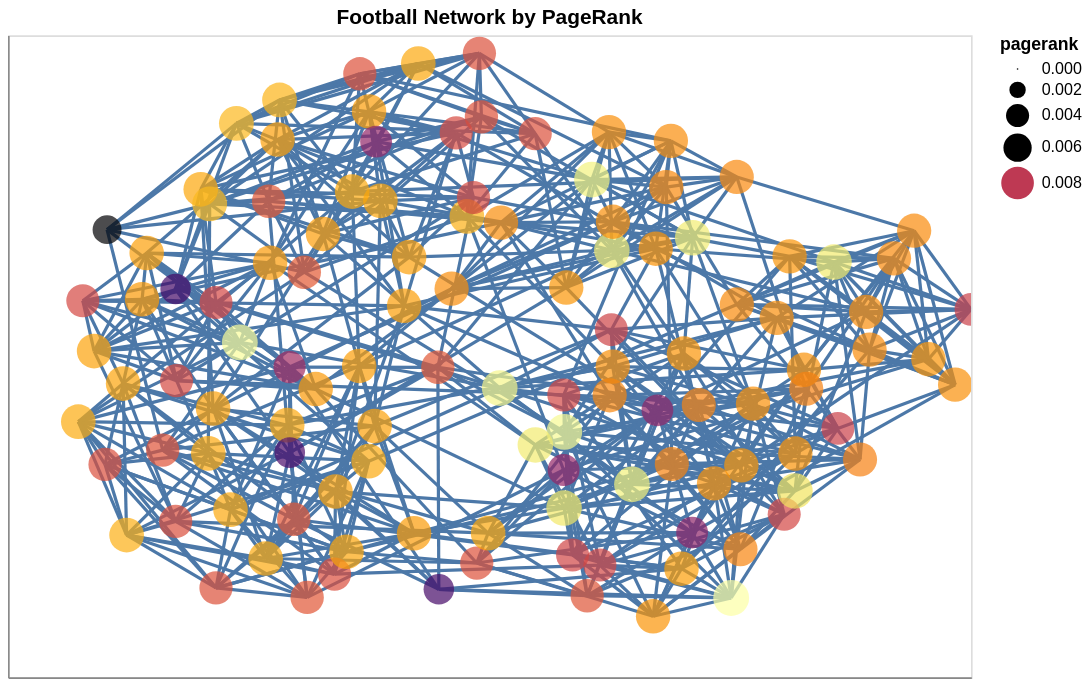

The notebook cell saved with this chart:
### Markdown cell above
### PageRank 

Suposició: Els nodes importants són aquells que tenen molts enllaços entrants (in-links) de nodos importants.

Algorisme:

    Comença amb un node aleatori. 
    Atribueix a tots els nodes una valor de 1/n. 
    Escull una enllaç de sortida aleatoriament i segueix-lo fins el següent node. 
    Apliqui l'actualització de PageRank: cada node dona una part igual del seu PageRank actual a tots els nodes a què està conectat. 
    El nou valor de PageRank de cada node és la suma de tots els PageRanks que li reb d'altres nodes. 
    Repetir k vegades.

Aquest és famós algorisme anomenat PageRank de Google. Mesura l'importància de les pàgines web a partir de l'estructura de hiperenllaços. Otorga una puntuació d'importància a cada node en funció del nombre de vincles que reben d'altres webs. En xarxes grans, el PageRank escalat és preferit perquè introduei un "paràmetre d'atenuació" alfa. Aquest és una probabilitat de triar de manera aleatòria un enllaç de sortida qualsevol. És especialment útil quan hi ha un bucle tancat d'enllaços sortints en una xarxa.

### Code cell
fig, (ax1,ax2) = plt.subplots(1,2,figsize=(16, 12))
ax1 = sns.barplot(x='PageRank', y='Team', data=metric_main_df.sort_values(by='PageRank', ascending=False)['PageRank'].reset_index().rename(columns={'index': 'Team'})[:15], palette='rocket_r', ax=ax1)
ax2 = sns.barplot(x='PageRank', y='Team', data=metric_main_df.sort_values(by='PageRank', ascending=False)['PageRank'].reset_index().rename(columns={'index': 'Team'})[-15:], palette='mako', ax=ax2)
ax1.set(title="Top 15 teams based on PageRank")
ax2.set(title="Bottom 15 teams based on PageRank")
ax2.yaxis.set_label_position("right")
ax2.yaxis.tick_right()
plt.show()

n = n.mark_circle().encode(
        color=alt.Color('pagerank:Q', scale=alt.Scale(scheme='inferno')), 
        size=alt.Size('pagerank:Q',
                     scale=alt.Scale(range=[1,500])),
        tooltip=[alt.Tooltip('name'), alt.Tooltip('degree')]
        ).interactive()
e = e.mark_line().encode()

(e+n).properties(width=600,height=400, title='Football Network by PageRank')

### Figure 1 — Vega-Lite specification as saved in the notebook (floating-point values rounded to 4 significant figures; data arrays with more than 128 entries replaced by an {"elided": "..."} marker saying what was removed)
{"config": {"view": {"continuousWidth": 300, "continuousHeight": 300}}, "layer": [{"data": {"name": "data-c6e45f55288c418d95e0f765ffafb300"}, "mark": {"type": "line"}, "encoding": {"detail": {"field": "edge", "type": "quantitative"}, "x": {"axis": {"grid": false, "labels": false, "ticks": false, "title": ""}, "field": "x", "type": "quantitative"}, "y": {"axis": {"grid": false, "labels": false, "ticks": false, "title": ""}, "field": "y", "type": "quantitative"}}}, {"data": {"name": "data-54b6a065e8839618c9e9409270bf47f9"}, "mark": {"type": "circle"}, "encoding": {"color": {"field": "pagerank", "scale": {"scheme": "inferno"}, "type": "quantitative"}, "size": {"field": "pagerank", "scale": {"range": [1, 500]}, "type": "quantitative"}, "tooltip": [{"field": "name", "type": "nominal"}, {"field": "degree", "type": "quantitative"}], "x": {"axis": {"grid": false, "labels": false, "ticks": false}, "field": "x", "type": "quantitative"}, "y": {"axis": {"grid": false, "labels": false, "ticks": false}, "field": "y", "type": "quantitative"}}, "name": "view_11"}], "height": 400, "params": [{"name": "param_11", "select": {"type": "interval", "encodings": ["x", "y"]}, "bind": "scales", "views": ["view_11"]}, {"name": "param_12", "select": {"type": "interval", "encodings": ["x", "y"]}, "bind": "scales", "views": ["view_11"]}], "title": "Football Network by PageRank", "width": 600, "$schema": "https://vega.github.io/schema/vega-lite/v5.8.0.json", "datasets": {"data-c6e45f55288c418d95e0f765ffafb300": {"elided": "1226 records"}, "data-54b6a065e8839618c9e9409270bf47f9": [{"closeness_centrality": 0.4238, "betweenness_centrality": 0.03249, "degree": 12, "x": 0.02114, "hubs": 0.01009, "authorities": 0.01009, "name": "BrighamYoung", "eigenvector_centrality": 0.1065, "pagerank": 0.009588, "degree_centrality": 0.1053, "value": 7, "y": -0.09886}, {"closeness_centrality": 0.413, "betweenness_centrality": 0.01762, "degree": 12, "x": -0.5185, "hubs": 0.009132, "authorities": 0.009132, "name": "FloridaState", "eigenvector_centrality": 0.09639, "pagerank": 0.009641, "degree_centrality": 0.1053, "value": 0, "y": 0.04338}, {"closeness_centrality": 0.4071, "betweenness_centrality": 0.01312, "degree": 12, "x": 0.4219, "hubs": 0.01102, "authorities": 0.01102, "name": "Iowa", "eigenvector_centrality": 0.1163, "pagerank": 0.009509, "degree_centrality": 0.1053, "value": 2, "y": 0.3695}, {"closeness_centrality": 0.4207, "betweenness_centrality": 0.02307, "degree": 12, "x": 0.1554, "hubs": 0.01007, "authorities": 0.01007, "name": "KansasState", "eigenvector_centrality": 0.1062, "pagerank": 0.009617, "degree_centrality": 0.1053, "value": 3, "y": -0.2353}, {"closeness_centrality": 0.4028, "betweenness_centrality": 0.01066, "degree": 11, "x": 0.523, "hubs": 0.009589, "authorities": 0.009589, "name": "NewMexico", "eigenvector_centrality": 0.1012, "pagerank": 0.008887, "degree_centrality": 0.09649, "value": 7, "y": -0.3398}, {"closeness_centrality": 0.3838, "betweenness_centrality": 0.01066, "degree": 12, "x": 0.5019, "hubs": 0.009692, "authorities": 0.009692, "name": "TexasTech", "eigenvector_centrality": 0.1023, "pagerank": 0.009677, "degree_centrality": 0.1053, "value": 3, "y": -0.7527}, {"closeness_centrality": 0.4254, "betweenness_centrality": 0.01968, "degree": 12, "x": 0.2126, "hubs": 0.01069, "authorities": 0.01069, "name": "PennState", "eigenvector_centrality": 0.1129, "pagerank": 0.009548, "degree_centrality": 0.1053, "value": 2, "y": 0.5506}, {"closeness_centrality": 0.4014, "betweenness_centrality": 0.01456, "degree": 12, "x": 0.7154, "hubs": 0.01144, "authorities": 0.01144, "name": "SouthernCalifornia", "eigenvector_centrality": 0.1207, "pagerank": 0.009491, "degree_centrality": 0.1053, "value": 8, "y": 0.2935}, {"closeness_centrality": 0.3608, "betweenness_centrality": 0.005009, "degree": 11, "x": 0.967, "hubs": 0.01022, "authorities": 0.01022, "name": "ArizonaState", "eigenvector_centrality": 0.1078, "pagerank": 0.008844, "degree_centrality": 0.09649, "value": 8, "y": -0.08838}, {"closeness_centrality": 0.3972, "betweenness_centrality": 0.01183, "degree": 11, "x": 0.5964, "hubs": 0.0101, "authorities": 0.0101, "name": "SanDiegoState", "eigenvector_centrality": 0.1065, "pagerank": 0.008836, "degree_centrality": 0.09649, "value": 7, "y": 0.1197}, {"closeness_centrality": 0.3813, "betweenness_centrality": 0.006908, "degree": 10, "x": 0.612, "hubs": 0.008553, "authorities": 0.008553, "name": "Baylor", "eigenvector_centrality": 0.09026, "pagerank": 0.008212, "degree_centrality": 0.08772, "value": 3, "y": -0.4921}, {"closeness_centrality": 0.4028, "betweenness_centrality": 0.0114, "degree": 10, "x": 0.2028, "hubs": 0.007569, "authorities": 0.007569, "name": "NorthTexas", "eigenvector_centrality": 0.07987, "pagerank": 0.008345, "degree_centrality": 0.08772, "value": 10, "y": -0.7459}, {"closeness_centrality": 0.3904, "betweenness_centrality": 0.01014, "degree": 10, "x": -0.4587, "hubs": 0.006738, "authorities": 0.006738, "name": "NorthernIllinois", "eigenvector_centrality": 0.07111, "pagerank": 0.008382, "degree_centrality": 0.08772, "value": 6, "y": 0.4831}, {"closeness_centrality": 0.4207, "betweenness_centrality": 0.01729, "degree": 11, "x": 0.0239, "hubs": 0.01004, "authorities": 0.01004, "name": "Northwestern", "eigenvector_centrality": 0.106, "pagerank": 0.008828, "degree_centrality": 0.09649, "value": 2, "y": 0.4166}, {"closeness_centrality": 0.3851, "betweenness_centrality": 0.007074, "degree": 10, "x": -0.01687, "hubs": 0.007261, "authorities": 0.007261, "name": "WesternMichigan", "eigenvector_centrality": 0.07663, "pagerank": 0.008323, "degree_centrality": 0.08772, "value": 6, "y": 0.746}, {"closeness_centrality": 0.4238, "betweenness_centrality": 0.0209, "degree": 12, "x": 0.254, "hubs": 0.01102, "authorities": 0.01102, "name": "Wisconsin", "eigenvector_centrality": 0.1163, "pagerank": 0.00951, "degree_centrality": 0.1053, "value": 2, "y": 0.3303}, {"closeness_centrality": 0.4238, "betweenness_centrality": 0.02221, "degree": 11, "x": 0.2559, "hubs": 0.009836, "authorities": 0.009836, "name": "Wyoming", "eigenvector_centrality": 0.1038, "pagerank": 0.008848, "degree_centrality": 0.09649, "value": 7, "y": -0.03191}, {"closeness_centrality": 0.4116, "betweenness_centrality": 0.0166, "degree": 11, "x": -0.4202, "hubs": 0.00775, "authorities": 0.00775, "name": "Auburn", "eigenvector_centrality": 0.08179, "pagerank": 0.009018, "degree_centrality": 0.09649, "value": 9, "y": -0.2146}, {"closeness_centrality": 0.38, "betweenness_centrality": 0.008493, "degree": 11, "x": -0.5257, "hubs": 0.007118, "authorities": 0.007118, "name": "Akron", "eigenvector_centrality": 0.07512, "pagerank": 0.009132, "degree_centrality": 0.09649, "value": 6, "y": 0.7257}, {"closeness_centrality": 0.3904, "betweenness_centrality": 0.009759, "degree": 11, "x": -0.5997, "hubs": 0.00791, "authorities": 0.00791, "name": "VirginiaTech", "eigenvector_centrality": 0.08348, "pagerank": 0.009006, "degree_centrality": 0.09649, "value": 1, "y": 0.5202}, {"closeness_centrality": 0.4028, "betweenness_centrality": 0.02305, "degree": 11, "x": -0.251, "hubs": 0.007695, "authorities": 0.007695, "name": "Alabama", "eigenvector_centrality": 0.08122, "pagerank": 0.00903, "degree_centrality": 0.09649, "value": 9, "y": -0.3266}, {"closeness_centrality": 0.3972, "betweenness_centrality": 0.02213, "degree": 11, "x": 0.5137, "hubs": 0.01042, "authorities": 0.01042, "name": "UCLA", "eigenvector_centrality": 0.11, "pagerank": 0.008813, "degree_centrality": 0.09649, "value": 8, "y": 0.1615}, {"closeness_centrality": 0.3677, "betweenness_centrality": 0.006733, "degree": 11, "x": 0.8819, "hubs": 0.01046, "authorities": 0.01046, "name": "Arizona", "eigenvector_centrality": 0.1103, "pagerank": 0.008813, "degree_centrality": 0.09649, "value": 8, "y": 0.3912}, {"closeness_centrality": 0.3851, "betweenness_centrality": 0.007589, "degree": 11, "x": 0.6531, "hubs": 0.009901, "authorities": 0.009901, "name": "Utah", "eigenvector_centrality": 0.1045, "pagerank": 0.008861, "degree_centrality": 0.09649, "value": 7, "y": -0.04197}, {"closeness_centrality": 0.4238, "betweenness_centrality": 0.0207, "degree": 10, "x": -0.02655, "hubs": 0.007611, "authorities": 0.007611, "name": "ArkansasState", "eigenvector_centrality": 0.08032, "pagerank": 0.008311, "degree_centrality": 0.08772, "value": 10, "y": -0.6439}, {"closeness_centrality": 0.413, "betweenness_centrality": 0.01778, "degree": 11, "x": -0.361, "hubs": 0.008848, "authorities": 0.008848, "name": "NorthCarolinaState", "eigenvector_centrality": 0.09338, "pagerank": 0.008909, "degree_centrality": 0.09649, "value": 0, "y": -0.102}, {"closeness_centrality": 0.3986, "betweenness_centrality": 0.017, "degree": 10, "x": -0.3847, "hubs": 0.006719, "authorities": 0.006719, "name": "BallState", "eigenvector_centrality": 0.07092, "pagerank": 0.008392, "degree_centrality": 0.08772, "value": 6, "y": 0.2619}, {"closeness_centrality": 0.3826, "betweenness_centrality": 0.01066, "degree": 11, "x": -0.854, "hubs": 0.007534, "authorities": 0.007534, "name": "Florida", "eigenvector_centrality": 0.07951, "pagerank": 0.009035, "degree_centrality": 0.09649, "value": 9, "y": -0.2036}, {"closeness_centrality": 0.4086, "betweenness_centrality": 0.01817, "degree": 9, "x": 0.1538, "hubs": 0.006644, "authorities": 0.006644, "name": "BoiseState", "eigenvector_centrality": 0.07011, "pagerank": 0.007636, "degree_centrality": 0.07895, "value": 11, "y": -0.3542}, {"closeness_centrality": 0.4, "betweenness_centrality": 0.009029, "degree": 11, "x": -0.2266, "hubs": 0.008126, "authorities": 0.008126, "name": "BostonCollege", "eigenvector_centrality": 0.08576, "pagerank": 0.008999, "degree_centrality": 0.09649, "value": 1, "y": 0.4843}, {"closeness_centrality": 0.4101, "betweenness_centrality": 0.01509, "degree": 11, "x": -0.167, "hubs": 0.008295, "authorities": 0.008295, "name": "WestVirginia", "eigenvector_centrality": 0.08755, "pagerank": 0.00896, "degree_centrality": 0.09649, "value": 1, "y": 0.3089}, {"closeness_centrality": 0.3787, "betweenness_centrality": 0.008418, "degree": 11, "x": -0.1479, "hubs": 0.007822, "authorities": 0.007822, "name": "BowlingGreenState", "eigenvector_centrality": 0.08255, "pagerank": 0.009018, "degree_centrality": 0.09649, "value": 6, "y": 0.9123}, {"closeness_centrality": 0.4101, "betweenness_centrality": 0.01488, "degree": 11, "x": 0.3671, "hubs": 0.01035, "authorities": 0.01035, "name": "Michigan", "eigenvector_centrality": 0.1092, "pagerank": 0.0088, "degree_centrality": 0.09649, "value": 2, "y": 0.5269}, {"closeness_centrality": 0.3878, "betweenness_centrality": 0.007354, "degree": 10, "x": -0.568, "hubs": 0.007899, "authorities": 0.007899, "name": "Virginia", "eigenvector_centrality": 0.08337, "pagerank": 0.008215, "degree_centrality": 0.08772, "value": 0, "y": 0.1677}, {"closeness_centrality": 0.3762, "betweenness_centrality": 0.008026, "degree": 11, "x": -0.4361, "hubs": 0.007278, "authorities": 0.007278, "name": "Buffalo", "eigenvector_centrality": 0.07682, "pagerank": 0.009101, "degree_centrality": 0.09649, "value": 6, "y": 0.7986}, {"closeness_centrality": 0.3972, "betweenness_centrality": 0.01548, "degree": 11, "x": -0.3458, "hubs": 0.008382, "authorities": 0.008382, "name": "Syracuse", "eigenvector_centrality": 0.08846, "pagerank": 0.00894, "degree_centrality": 0.09649, "value": 1, "y": 0.3813}, {"closeness_centrality": 0.4014, "betweenness_centrality": 0.01321, "degree": 8, "x": -0.652, "hubs": 0.00532, "authorities": 0.00532, "name": "CentralFlorida", "eigenvector_centrality": 0.05614, "pagerank": 0.006976, "degree_centrality": 0.07018, "value": 5, "y": 0.2096}, {"closeness_centrality": 0.3945, "betweenness_centrality": 0.009131, "degree": 11, "x": -0.8212, "hubs": 0.008152, "authorities": 0.008152, "name": "GeorgiaTech", "eigenvector_centrality": 0.08603, "pagerank": 0.008981, "degree_centrality": 0.09649, "value": 0, "y": 0.01623}, {"closeness_centrality": 0.4043, "betweenness_centrality": 0.02519, "degree": 11, "x": -0.04704, "hubs": 0.007627, "authorities": 0.007627, "name": "CentralMichigan", "eigenvector_centrality": 0.08049, "pagerank": 0.009069, "degree_centrality": 0.09649, "value": 6, "y": 0.4356}, {"closeness_centrality": 0.4071, "betweenness_centrality": 0.0107, "degree": 11, "x": 0.248, "hubs": 0.009891, "authorities": 0.009891, "name": "Purdue", "eigenvector_centrality": 0.1044, "pagerank": 0.008838, "degree_centrality": 0.09649, "value": 2, "y": 0.6986}, {"closeness_centrality": 0.3986, "betweenness_centrality": 0.01398, "degree": 11, "x": 0.6351, "hubs": 0.009758, "authorities": 0.009758, "name": "Colorado", "eigenvector_centrality": 0.103, "pagerank": 0.00887, "degree_centrality": 0.09649, "value": 3, "y": -0.3028}, {"closeness_centrality": 0.3958, "betweenness_centrality": 0.006439, "degree": 10, "x": 0.7234, "hubs": 0.009395, "authorities": 0.009395, "name": "ColoradoState", "eigenvector_centrality": 0.09914, "pagerank": 0.008127, "degree_centrality": 0.08772, "value": 7, "y": -0.2247}, {"closeness_centrality": 0.3701, "betweenness_centrality": 0.00779, "degree": 7, "x": -0.7943, "hubs": 0.004577, "authorities": 0.004577, "name": "Connecticut", "eigenvector_centrality": 0.04831, "pagerank": 0.006269, "degree_centrality": 0.0614, "value": 5, "y": 0.3946}, {"closeness_centrality": 0.3958, "betweenness_centrality": 0.0136, "degree": 11, "x": -0.5812, "hubs": 0.007065, "authorities": 0.007065, "name": "EasternMichigan", "eigenvector_centrality": 0.07457, "pagerank": 0.009144, "degree_centrality": 0.09649, "value": 6, "y": 0.4748}, {"closeness_centrality": 0.4, "betweenness_centrality": 0.01437, "degree": 11, "x": -0.5741, "hubs": 0.008148, "authorities": 0.008148, "name": "EastCarolina", "eigenvector_centrality": 0.08599, "pagerank": 0.008973, "degree_centrality": 0.09649, "value": 4, "y": -0.1626}, {"closeness_centrality": 0.3972, "betweenness_centrality": 0.01144, "degree": 11, "x": -0.7216, "hubs": 0.008579, "authorities": 0.008579, "name": "Duke", "eigenvector_centrality": 0.09054, "pagerank": 0.008918, "degree_centrality": 0.09649, "value": 0, "y": 0.1776}, {"closeness_centrality": 0.3931, "betweenness_centrality": 0.01035, "degree": 11, "x": 0.6578, "hubs": 0.01133, "authorities": 0.01133, "name": "FresnoState", "eigenvector_centrality": 0.1196, "pagerank": 0.00874, "degree_centrality": 0.09649, "value": 11, "y": -0.101}, {"closeness_centrality": 0.4057, "betweenness_centrality": 0.0151, "degree": 11, "x": 0.5134, "hubs": 0.01043, "authorities": 0.01043, "name": "OhioState", "eigenvector_centrality": 0.1101, "pagerank": 0.008795, "degree_centrality": 0.09649, "value": 2, "y": 0.5587}, {"closeness_centrality": 0.4101, "betweenness_centrality": 0.01779, "degree": 11, "x": -0.1567, "hubs": 0.008766, "authorities": 0.008766, "name": "Houston", "eigenvector_centrality": 0.09251, "pagerank": 0.008932, "degree_centrality": 0.09649, "value": 4, "y": -0.5513}, {"closeness_centrality": 0.4043, "betweenness_centrality": 0.009785, "degree": 11, "x": 0.3787, "hubs": 0.01111, "authorities": 0.01111, "name": "Rice", "eigenvector_centrality": 0.1172, "pagerank": 0.008755, "degree_centrality": 0.09649, "value": 11, "y": -0.3354}, {"closeness_centrality": 0.3986, "betweenness_centrality": 0.01437, "degree": 9, "x": 0.3486, "hubs": 0.007045, "authorities": 0.007045, "name": "Idaho", "eigenvector_centrality": 0.07434, "pagerank": 0.0076, "degree_centrality": 0.07895, "value": 10, "y": -0.1684}, {"closeness_centrality": 0.3945, "betweenness_centrality": 0.0149, "degree": 11, "x": 0.6232, "hubs": 0.00988, "authorities": 0.00988, "name": "Washington", "eigenvector_centrality": 0.1042, "pagerank": 0.008873, "degree_centrality": 0.09649, "value": 8, "y": 0.3111}, {"closeness_centrality": 0.3972, "betweenness_centrality": 0.009851, "degree": 10, "x": 0.1724, "hubs": 0.0088, "authorities": 0.0088, "name": "Kansas", "eigenvector_centrality": 0.09286, "pagerank": 0.008184, "degree_centrality": 0.08772, "value": 3, "y": -0.6186}, {"closeness_centrality": 0.4116, "betweenness_centrality": 0.01656, "degree": 12, "x": 0.1548, "hubs": 0.01162, "authorities": 0.01162, "name": "SouthernMethodist", "eigenvector_centrality": 0.1226, "pagerank": 0.009472, "degree_centrality": 0.1053, "value": 11, "y": -0.4728}, {"closeness_centrality": 0.3738, "betweenness_centrality": 0.003906, "degree": 10, "x": -0.02101, "hubs": 0.007204, "authorities": 0.007204, "name": "Kent", "eigenvector_centrality": 0.07603, "pagerank": 0.008302, "degree_centrality": 0.08772, "value": 6, "y": 0.9438}, {"closeness_centrality": 0.3931, "betweenness_centrality": 0.01173, "degree": 11, "x": -0.2502, "hubs": 0.008411, "authorities": 0.008411, "name": "Pittsburgh", "eigenvector_centrality": 0.08877, "pagerank": 0.008941, "degree_centrality": 0.09649, "value": 1, "y": 0.7629}, {"closeness_centrality": 0.3813, "betweenness_centrality": 0.00954, "degree": 10, "x": -0.7985, "hubs": 0.007159, "authorities": 0.007159, "name": "Kentucky", "eigenvector_centrality": 0.07555, "pagerank": 0.008289, "degree_centrality": 0.08772, "value": 9, "y": -0.3369}, {"closeness_centrality": 0.3972, "betweenness_centrality": 0.01038, "degree": 10, "x": -0.6788, "hubs": 0.007164, "authorities": 0.007164, "name": "Louisville", "eigenvector_centrality": 0.07561, "pagerank": 0.008331, "degree_centrality": 0.08772, "value": 4, "y": -0.2922}, {"closeness_centrality": 0.4368, "betweenness_centrality": 0.02882, "degree": 10, "x": -0.1073, "hubs": 0.0075, "authorities": 0.0075, "name": "LouisianaTech", "eigenvector_centrality": 0.07915, "pagerank": 0.008371, "degree_centrality": 0.08772, "value": 11, "y": -0.03414}, {"closeness_centrality": 0.3972, "betweenness_centrality": 0.01087, "degree": 8, "x": -0.4149, "hubs": 0.005171, "authorities": 0.005171, "name": "LouisianaMonroe", "eigenvector_centrality": 0.05457, "pagerank": 0.007029, "degree_centrality": 0.07018, "value": 10, "y": -0.3}, {"closeness_centrality": 0.4116, "betweenness_centrality": 0.0152, "degree": 11, "x": 0.1593, "hubs": 0.00966, "authorities": 0.00966, "name": "Minnesota", "eigenvector_centrality": 0.1019, "pagerank": 0.008888, "degree_centrality": 0.09649, "value": 2, "y": 0.2143}, {"closeness_centrality": 0.4043, "betweenness_centrality": 0.02076, "degree": 11, "x": -0.2853, "hubs": 0.007829, "authorities": 0.007829, "name": "MiamiOhio", "eigenvector_centrality": 0.08263, "pagerank": 0.009014, "degree_centrality": 0.09649, "value": 6, "y": 0.5131}, {"closeness_centrality": 0.3918, "betweenness_centrality": 0.0142, "degree": 11, "x": -0.761, "hubs": 0.007819, "authorities": 0.007819, "name": "Vanderbilt", "eigenvector_centrality": 0.08253, "pagerank": 0.008985, "degree_centrality": 0.09649, "value": 9, "y": -0.085}, {"closeness_centrality": 0.4191, "betweenness_centrality": 0.01829, "degree": 9, "x": -0.4153, "hubs": 0.005876, "authorities": 0.005876, "name": "MiddleTennesseeState", "eigenvector_centrality": 0.06202, "pagerank": 0.007749, "degree_centrality": 0.07895, "value": 10, "y": -0.03352}, {"closeness_centrality": 0.4176, "betweenness_centrality": 0.02037, "degree": 11, "x": 0.2564, "hubs": 0.01009, "authorities": 0.01009, "name": "Illinois", "eigenvector_centrality": 0.1065, "pagerank": 0.008842, "degree_centrality": 0.09649, "value": 2, "y": 0.4192}, {"closeness_centrality": 0.3958, "betweenness_centrality": 0.0101, "degree": 11, "x": -0.5379, "hubs": 0.007714, "authorities": 0.007714, "name": "MississippiState", "eigenvector_centrality": 0.08142, "pagerank": 0.009021, "degree_centrality": 0.09649, "value": 9, "y": -0.4778}, {"closeness_centrality": 0.4014, "betweenness_centrality": 0.0107, "degree": 11, "x": -0.4649, "hubs": 0.007809, "authorities": 0.007809, "name": "Memphis", "eigenvector_centrality": 0.08241, "pagerank": 0.009034, "degree_centrality": 0.09649, "value": 4, "y": -0.6299}, {"closeness_centrality": 0.4014, "betweenness_centrality": 0.01181, "degree": 12, "x": 0.6344, "hubs": 0.0121, "authorities": 0.0121, "name": "Nevada", "eigenvector_centrality": 0.1277, "pagerank": 0.009438, "degree_centrality": 0.1053, "value": 11, "y": -0.4194}, {"closeness_centrality": 0.3918, "betweenness_centrality": 0.01076, "degree": 11, "x": 0.7821, "hubs": 0.01044, "authorities": 0.01044, "name": "Oregon", "eigenvector_centrality": 0.1102, "pagerank": 0.008824, "degree_centrality": 0.09649, "value": 8, "y": 0.1386}, {"closeness_centrality": 0.4222, "betweenness_centrality": 0.02414, "degree": 11, "x": -0.002929, "hubs": 0.00846, "authorities": 0.00846, "name": "NewMexicoState", "eigenvector_centrality": 0.08927, "pagerank": 0.009007, "degree_centrality": 0.09649, "value": 10, "y": -0.5509}, {"closeness_centrality": 0.4043, "betweenness_centrality": 0.01519, "degree": 11, "x": -0.5841, "hubs": 0.007632, "authorities": 0.007632, "name": "SouthCarolina", "eigenvector_centrality": 0.08055, "pagerank": 0.009016, "degree_centrality": 0.09649, "value": 9, "y": -0.3024}, {"closeness_centrality": 0.3918, "betweenness_centrality": 0.01257, "degree": 10, "x": 0.09483, "hubs": 0.007283, "authorities": 0.007283, "name": "Ohio", "eigenvector_centrality": 0.07686, "pagerank": 0.008301, "degree_centrality": 0.08772, "value": 6, "y": 0.6936}, {"closeness_centrality": 0.4101, "betweenness_centrality": 0.0163, "degree": 11, "x": 0.4037, "hubs": 0.009571, "authorities": 0.009571, "name": "IowaState", "eigenvector_centrality": 0.101, "pagerank": 0.008882, "degree_centrality": 0.09649, "value": 3, "y": 0.008722}, {"closeness_centrality": 0.3851, "betweenness_centrality": 0.008117, "degree": 11, "x": 0.7695, "hubs": 0.01136, "authorities": 0.01136, "name": "SanJoseState", "eigenvector_centrality": 0.1199, "pagerank": 0.008737, "degree_centrality": 0.09649, "value": 11, "y": -0.3213}, {"closeness_centrality": 0.4, "betweenness_centrality": 0.01017, "degree": 11, "x": 0.5472, "hubs": 0.00989, "authorities": 0.00989, "name": "Nebraska", "eigenvector_centrality": 0.1044, "pagerank": 0.008853, "degree_centrality": 0.09649, "value": 3, "y": -0.1472}, {"closeness_centrality": 0.3972, "betweenness_centrality": 0.01168, "degree": 10, "x": -0.322, "hubs": 0.007361, "authorities": 0.007361, "name": "SouthernMississippi", "eigenvector_centrality": 0.07768, "pagerank": 0.008287, "degree_centrality": 0.08772, "value": 4, "y": -0.6788}, {"closeness_centrality": 0.3787, "betweenness_centrality": 0.005947, "degree": 11, "x": -0.7537, "hubs": 0.007323, "authorities": 0.007323, "name": "Tennessee", "eigenvector_centrality": 0.07729, "pagerank": 0.009069, "degree_centrality": 0.09649, "value": 9, "y": -0.5569}, {"closeness_centrality": 0.3918, "betweenness_centrality": 0.0119, "degree": 11, "x": 0.7893, "hubs": 0.01043, "authorities": 0.01043, "name": "Stanford", "eigenvector_centrality": 0.1101, "pagerank": 0.008816, "degree_centrality": 0.09649, "value": 8, "y": 0.02079}, {"closeness_centrality": 0.3666, "betweenness_centrality": 0.005523, "degree": 11, "x": 0.9115, "hubs": 0.009885, "authorities": 0.009885, "name": "WashingtonState", "eigenvector_centrality": 0.1043, "pagerank": 0.008883, "degree_centrality": 0.09649, "value": 8, "y": -0.008956}, {"closeness_centrality": 0.3918, "betweenness_centrality": 0.008171, "degree": 11, "x": -0.4402, "hubs": 0.008185, "authorities": 0.008185, "name": "Temple", "eigenvector_centrality": 0.08639, "pagerank": 0.008959, "degree_centrality": 0.09649, "value": 1, "y": 0.6751}, {"closeness_centrality": 0.4351, "betweenness_centrality": 0.02916, "degree": 11, "x": -0.1773, "hubs": 0.008567, "authorities": 0.008567, "name": "Navy", "eigenvector_centrality": 0.09041, "pagerank": 0.008949, "degree_centrality": 0.09649, "value": 5, "y": 0.1574}, {"closeness_centrality": 0.4057, "betweenness_centrality": 0.01151, "degree": 11, "x": 0.4664, "hubs": 0.009791, "authorities": 0.009791, "name": "TexasA&M", "eigenvector_centrality": 0.1033, "pagerank": 0.008861, "degree_centrality": 0.09649, "value": 3, "y": -0.3958}, {"closeness_centrality": 0.4222, "betweenness_centrality": 0.03353, "degree": 11, "x": 0.3453, "hubs": 0.009563, "authorities": 0.009563, "name": "NotreDame", "eigenvector_centrality": 0.1009, "pagerank": 0.008864, "degree_centrality": 0.09649, "value": 5, "y": 0.3351}, {"closeness_centrality": 0.3945, "betweenness_centrality": 0.006637, "degree": 11, "x": 0.5212, "hubs": 0.01104, "authorities": 0.01104, "name": "TexasElPaso", "eigenvector_centrality": 0.1165, "pagerank": 0.008764, "degree_centrality": 0.09649, "value": 11, "y": -0.601}, {"closeness_centrality": 0.3851, "betweenness_centrality": 0.007433, "degree": 11, "x": 0.3398, "hubs": 0.00968, "authorities": 0.00968, "name": "Oklahoma", "eigenvector_centrality": 0.1021, "pagerank": 0.008881, "degree_centrality": 0.09649, "value": 3, "y": -0.8099}, {"closeness_centrality": 0.3931, "betweenness_centrality": 0.008034, "degree": 9, "x": -0.2356, "hubs": 0.00646, "authorities": 0.00646, "name": "Toledo", "eigenvector_centrality": 0.06817, "pagerank": 0.007617, "degree_centrality": 0.07895, "value": 6, "y": 0.6686}, {"closeness_centrality": 0.4101, "betweenness_centrality": 0.01238, "degree": 11, "x": -0.3199, "hubs": 0.00833, "authorities": 0.00833, "name": "Tulane", "eigenvector_centrality": 0.08791, "pagerank": 0.008983, "degree_centrality": 0.09649, "value": 4, "y": -0.4213}, {"closeness_centrality": 0.4086, "betweenness_centrality": 0.0142, "degree": 11, "x": -0.297, "hubs": 0.007942, "authorities": 0.007942, "name": "Mississippi", "eigenvector_centrality": 0.08382, "pagerank": 0.008995, "degree_centrality": 0.09649, "value": 9, "y": -0.6088}, {"closeness_centrality": 0.4302, "betweenness_centrality": 0.02008, "degree": 12, "x": 0.09517, "hubs": 0.01149, "authorities": 0.01149, "name": "Tulsa", "eigenvector_centrality": 0.1213, "pagerank": 0.009495, "degree_centrality": 0.1053, "value": 11, "y": -0.2761}, {"closeness_centrality": 0.4043, "betweenness_centrality": 0.01716, "degree": 11, "x": -0.4557, "hubs": 0.008667, "authorities": 0.008667, "name": "NorthCarolina", "eigenvector_centrality": 0.09147, "pagerank": 0.008919, "degree_centrality": 0.09649, "value": 0, "y": 0.2914}, {"closeness_centrality": 0.3918, "betweenness_centrality": 0.00862, "degree": 9, "x": 0.4207, "hubs": 0.007164, "authorities": 0.007164, "name": "UtahState", "eigenvector_centrality": 0.0756, "pagerank": 0.007587, "degree_centrality": 0.07895, "value": 5, "y": -0.5493}, {"closeness_centrality": 0.4161, "betweenness_centrality": 0.01654, "degree": 11, "x": -0.2385, "hubs": 0.008323, "authorities": 0.008323, "name": "Army", "eigenvector_centrality": 0.08784, "pagerank": 0.008968, "degree_centrality": 0.09649, "value": 4, "y": -0.2174}, {"closeness_centrality": 0.4238, "betweenness_centrality": 0.02384, "degree": 11, "x": -0.2707, "hubs": 0.00852, "authorities": 0.00852, "name": "Cincinnati", "eigenvector_centrality": 0.08992, "pagerank": 0.008947, "degree_centrality": 0.09649, "value": 4, "y": -0.02995}, {"closeness_centrality": 0.4086, "betweenness_centrality": 0.01395, "degree": 10, "x": 0.253, "hubs": 0.008918, "authorities": 0.008918, "name": "AirForce", "eigenvector_centrality": 0.0941, "pagerank": 0.008157, "degree_centrality": 0.08772, "value": 7, "y": 0.08285}, {"closeness_centrality": 0.3918, "betweenness_centrality": 0.005317, "degree": 10, "x": -0.06926, "hubs": 0.007649, "authorities": 0.007649, "name": "Rutgers", "eigenvector_centrality": 0.08073, "pagerank": 0.008243, "degree_centrality": 0.08772, "value": 1, "y": 0.6961}, {"closeness_centrality": 0.3851, "betweenness_centrality": 0.006927, "degree": 10, "x": -0.6517, "hubs": 0.007091, "authorities": 0.007091, "name": "Georgia", "eigenvector_centrality": 0.07484, "pagerank": 0.008293, "degree_centrality": 0.08772, "value": 9, "y": -0.5144}, {"closeness_centrality": 0.3762, "betweenness_centrality": 0.00694, "degree": 10, "x": -0.5681, "hubs": 0.007001, "authorities": 0.007001, "name": "LouisianaState", "eigenvector_centrality": 0.07389, "pagerank": 0.008308, "degree_centrality": 0.08772, "value": 9, "y": -0.7214}, {"closeness_centrality": 0.3958, "betweenness_centrality": 0.01039, "degree": 8, "x": -0.1053, "hubs": 0.005582, "authorities": 0.005582, "name": "LouisianaLafayette", "eigenvector_centrality": 0.0589, "pagerank": 0.006986, "degree_centrality": 0.07018, "value": 10, "y": -0.7258}, {"closeness_centrality": 0.3878, "betweenness_centrality": 0.01414, "degree": 11, "x": 0.3987, "hubs": 0.009117, "authorities": 0.009117, "name": "Texas", "eigenvector_centrality": 0.09621, "pagerank": 0.008947, "degree_centrality": 0.09649, "value": 3, "y": -0.6615}, {"closeness_centrality": 0.3762, "betweenness_centrality": 0.009063, "degree": 10, "x": -0.2694, "hubs": 0.007144, "authorities": 0.007144, "name": "Marshall", "eigenvector_centrality": 0.0754, "pagerank": 0.008317, "degree_centrality": 0.08772, "value": 6, "y": 0.8802}, {"closeness_centrality": 0.4028, "betweenness_centrality": 0.01178, "degree": 11, "x": 0.3766, "hubs": 0.01009, "authorities": 0.01009, "name": "MichiganState", "eigenvector_centrality": 0.1065, "pagerank": 0.008825, "degree_centrality": 0.09649, "value": 2, "y": 0.6712}, {"closeness_centrality": 0.4043, "betweenness_centrality": 0.01829, "degree": 10, "x": -0.03338, "hubs": 0.007743, "authorities": 0.007743, "name": "MiamiFlorida", "eigenvector_centrality": 0.08172, "pagerank": 0.008243, "degree_centrality": 0.08772, "value": 1, "y": 0.4949}, {"closeness_centrality": 0.4014, "betweenness_centrality": 0.01593, "degree": 10, "x": 0.1543, "hubs": 0.008559, "authorities": 0.008559, "name": "Missouri", "eigenvector_centrality": 0.09032, "pagerank": 0.008204, "degree_centrality": 0.08772, "value": 3, "y": -0.1203}, {"closeness_centrality": 0.3904, "betweenness_centrality": 0.01354, "degree": 10, "x": -0.65, "hubs": 0.007745, "authorities": 0.007745, "name": "Clemson", "eigenvector_centrality": 0.08175, "pagerank": 0.008232, "degree_centrality": 0.08772, "value": 0, "y": -0.07573}, {"closeness_centrality": 0.4222, "betweenness_centrality": 0.01882, "degree": 12, "x": 0.2957, "hubs": 0.01078, "authorities": 0.01078, "name": "NevadaLasVegas", "eigenvector_centrality": 0.1137, "pagerank": 0.009541, "degree_centrality": 0.1053, "value": 7, "y": -0.3988}, {"closeness_centrality": 0.3864, "betweenness_centrality": 0.004372, "degree": 10, "x": -0.8446, "hubs": 0.007762, "authorities": 0.007762, "name": "WakeForest", "eigenvector_centrality": 0.08192, "pagerank": 0.008225, "degree_centrality": 0.08772, "value": 0, "y": 0.173}, {"closeness_centrality": 0.427, "betweenness_centrality": 0.0205, "degree": 11, "x": -0.07873, "hubs": 0.009952, "authorities": 0.009952, "name": "Indiana", "eigenvector_centrality": 0.105, "pagerank": 0.008827, "degree_centrality": 0.09649, "value": 2, "y": 0.2106}, {"closeness_centrality": 0.3986, "betweenness_centrality": 0.01036, "degree": 10, "x": 0.2293, "hubs": 0.00868, "authorities": 0.00868, "name": "OklahomaState", "eigenvector_centrality": 0.0916, "pagerank": 0.008196, "degree_centrality": 0.08772, "value": 3, "y": -0.6503}, {"closeness_centrality": 0.354, "betweenness_centrality": 0.003002, "degree": 10, "x": 1.0, "hubs": 0.009571, "authorities": 0.009571, "name": "OregonState", "eigenvector_centrality": 0.101, "pagerank": 0.008123, "degree_centrality": 0.08772, "value": 8, "y": 0.1462}, {"closeness_centrality": 0.3918, "betweenness_centrality": 0.008957, "degree": 11, "x": -0.712, "hubs": 0.008269, "authorities": 0.008269, "name": "Maryland", "eigenvector_centrality": 0.08727, "pagerank": 0.008962, "degree_centrality": 0.09649, "value": 0, "y": 0.3218}, {"closeness_centrality": 0.413, "betweenness_centrality": 0.01437, "degree": 11, "x": 0.2495, "hubs": 0.01089, "authorities": 0.01089, "name": "TexasChristian", "eigenvector_centrality": 0.1149, "pagerank": 0.008777, "degree_centrality": 0.09649, "value": 4, "y": -0.1215}, {"closeness_centrality": 0.3826, "betweenness_centrality": 0.007516, "degree": 11, "x": 0.84, "hubs": 0.01054, "authorities": 0.01054, "name": "California", "eigenvector_centrality": 0.1112, "pagerank": 0.008809, "degree_centrality": 0.09649, "value": 8, "y": 0.3052}, {"closeness_centrality": 0.3958, "betweenness_centrality": 0.01158, "degree": 10, "x": -0.4066, "hubs": 0.006918, "authorities": 0.006918, "name": "AlabamaBirmingham", "eigenvector_centrality": 0.07301, "pagerank": 0.008369, "degree_centrality": 0.08772, "value": 4, "y": -0.5075}, {"closeness_centrality": 0.3775, "betweenness_centrality": 0.006498, "degree": 10, "x": -0.3788, "hubs": 0.006675, "authorities": 0.006675, "name": "Arkansas", "eigenvector_centrality": 0.07045, "pagerank": 0.008369, "degree_centrality": 0.08772, "value": 9, "y": -0.7512}, {"closeness_centrality": 0.413, "betweenness_centrality": 0.01025, "degree": 11, "x": 0.4346, "hubs": 0.01115, "authorities": 0.01115, "name": "Hawaii", "eigenvector_centrality": 0.1177, "pagerank": 0.008759, "degree_centrality": 0.09649, "value": 11, "y": -0.1516}]}}
